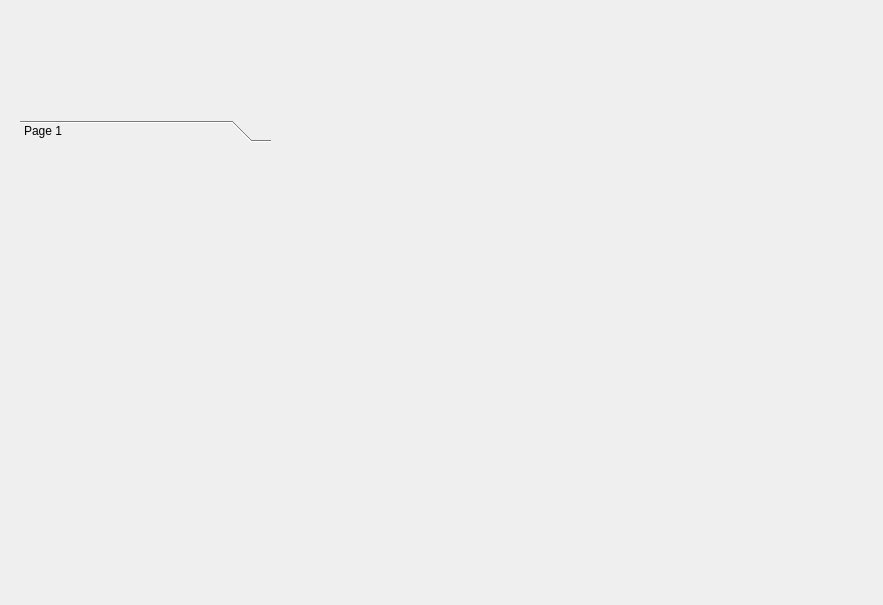
<?xml version="1.0" encoding="UTF-8"?>
<ui version="4.0">
 <class>DrawerSidebar</class>
 <widget class="QWidget" name="DrawerSidebar">
  <property name="geometry">
   <rect>
    <x>0</x>
    <y>0</y>
    <width>883</width>
    <height>605</height>
   </rect>
  </property>
  <property name="windowTitle">
   <string>Form</string>
  </property>
  <widget class="QToolBox" name="m_toolBox">
   <property name="geometry">
    <rect>
     <x>20</x>
     <y>120</y>
     <width>251</width>
     <height>371</height>
    </rect>
   </property>
   <property name="currentIndex">
    <number>0</number>
   </property>
   <widget class="QWidget" name="page">
    <property name="geometry">
     <rect>
      <x>0</x>
      <y>0</y>
      <width>251</width>
      <height>337</height>
     </rect>
    </property>
    <attribute name="label">
     <string>Page 1</string>
    </attribute>
   </widget>
  </widget>
 </widget>
 <resources/>
 <connections/>
</ui>
